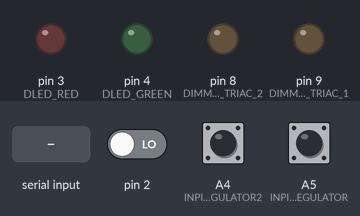
This sketch was run on a simulated Arduino Uno, built for the host (arithmetic inside an expression is 32-bit, double 64-bit). On the bench: output pins drawn as LEDs (lit = HIGH). The inputs (shaded band) are chosen by the test bench; at power-on: pin 2 LOW, A4 (INPIN_REGULATOR2) HIGH, A5 (INPIN_REGULATOR) HIGH. What the sketch prints to the serial monitor is not drawn.

Above: at 1.2 s.
1.3 s: pin 2 driven HIGH
At 1.9 s:
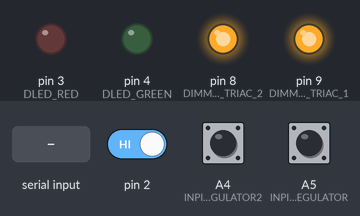
2.8 s: "status:\n" received over Serial
4.3 s: "Dimmer1:\n" received over Serial
Timing chart, 0 to 7.3 s (numbered marks = the images above; inputs shaded):
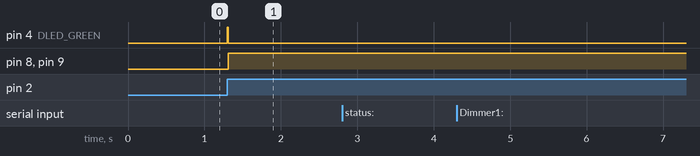

The sketch:

Atmega328_two_dimmer_mini_v0.5.ino
```cpp
/*Code for Wifi two triac 2 amps mini board
The Board has two Triacs both dimmable using this code

This code is for Atmega328p
Firmware Version: 0.5
Hardware Version: 0.1

Code Edited By :Naren N Nayak
Date: 07/12/2017
Last Edited By:Karthik B
Date: 14/3/19

*/


#include <TimerOne.h>

//Relay no.
#define DIMMABLE_TRIAC_2     8 //Gpio 8
#define DIMMABLE_TRIAC_1     9 //Gpio 9


/*Dual colour LED*/
#define DLED_RED   3
#define DLED_GREEN 4
/* ZCD */

#define ZCD_INT 0  //Arduino GPIO2
#define Dimmer_width 115

/*I/P Switch*/

#define INPIN_REGULATOR A5  // input pin (push button)
#define INPIN_REGULATOR2 A4  // input pin (push button)
#define HUMANPRESSDELAY 50 // the delay in ms untill the press should be handled as a normal push by human. Button debounce.

unsigned long count_regulator = 0; //Button press time counter
unsigned long dimval = 0; //Button press time counter
int button_press_flag =1;
byte tarBrightness = 0;
byte curBrightness = 0;

unsigned long count_regulator2 = 0; //Button press time counter
unsigned long dimval2 = 0; //Button press time counter
int button_press_flag2 =1;
byte tarBrightness2 = 0;
byte curBrightness2 = 0;

/*Serial Data variables*/
String serialReceived;
String Dimmer_value_temp_two;
String Dimmer_value_temp_one;

String Dimmer_value_one;
String Dimmer_value_two;

String regulator_value_temp_one;
String regulator_value_temp_two;
/*POT Variable */
String regulator_value_one;
String regulator_value_two;

/*ZCD Variables */
int freqStep = 85;//75*5 as prescalar is 16 for 80MHZ
volatile int dim_value_one = 0;
volatile int dim_value_two = 0;
int dimming_one = 115;
int dimming_two = 115;
volatile boolean zero_cross_one = 0;
volatile boolean zero_cross_two = 0;

volatile int int_regulator_one=0;
volatile int int_regulator_two=0;

volatile int int_regulator_temp_one;
volatile int int_regulator_temp_two;

volatile int i=1;
/*Flags for Dimmer virtual switch concept */
volatile boolean dimmer_value_changed_one =false;
volatile boolean dimmer_value_changed_two =false;

volatile boolean regulator_value_changed_one =false;
volatile boolean regulator_value_changed_two =false;

volatile boolean dimmer_status =false;
int dimvalue_one;
int dimvalue_two;


void setup() {

  Serial.begin(115200);
  Serial.println("WiFi-2A-Dimmer");
  pinMode(DIMMABLE_TRIAC_2, OUTPUT); //relay1 output
  pinMode(DIMMABLE_TRIAC_1, OUTPUT); //Dimmer output

  pinMode(DLED_RED, OUTPUT);
  pinMode(DLED_GREEN, OUTPUT);

  attachInterrupt(ZCD_INT, zero_cross_detect, CHANGE);    // Attach an Interupt to Pin 2 (interupt 0) for Zero Cross Detection
  Timer1.initialize(freqStep);                      // Initialize TimerOne library for the freq we need
  Timer1.attachInterrupt(dim_check, freqStep);


}


void btn_handle()
{
if(count_regulator<=9)
{
  count_regulator=0;
  tarBrightness =count_regulator;
}

if(!digitalRead(INPIN_REGULATOR))
{
  if(button_press_flag ==1)
{
button_press_flag =0;
if(count_regulator<=9)
{
tarBrightness =count_regulator+10;
count_regulator=count_regulator+10;
}
else
{
count_regulator=count_regulator+10;
tarBrightness =count_regulator;
}
if(count_regulator<=90)
     {
      //Serial.print("Reg VAL:");
      //Serial.println(count_regulator);
      int_regulator_one = count_regulator;
     }
     else if(count_regulator<=100 && count_regulator >90 )
     {
      dimval = count_regulator -1;
      //Serial.print("Reg VAL:");
      //Serial.println(dimval);
      int_regulator_one = dimval;
     }
     else
     {
      count_regulator=0;
      //Serial.print("Reg VAL:");
      //Serial.println(count_regulator);
      int_regulator_one = count_regulator;
     }
}
}
else
{
  button_press_flag =1;
  if (count_regulator > 1 && count_regulator < HUMANPRESSDELAY/5)
    {
    if(count_regulator<=99)
     {
      //Serial.println(count_regulator);
     }
     else
     {
      count_regulator=0;
     }
    }
}
/*####*/
if(count_regulator2<=9)
{
  count_regulator2=0;
  tarBrightness2 =count_regulator2;
}

if(!digitalRead(INPIN_REGULATOR2))
{
  if(button_press_flag2 ==1)
{
button_press_flag2 =0;
if(count_regulator2<=9)
{
tarBrightness2 =count_regulator2+10;
count_regulator2=count_regulator2+10;
}
else
{
count_regulator2=count_regulator2+10;
tarBrightness2 =count_regulator2;
}
if(count_regulator2<=90)
     {
      //Serial.print("Reg VAL2:");
      //Serial.println(count_regulator2);
      int_regulator_two = count_regulator2;
     }
     else if(count_regulator2<=100 && count_regulator2 >90 )
     {
      dimval = count_regulator2 -1;
      //Serial.print("Reg VAL2:");
      //Serial.println(dimval2);
      int_regulator_two = dimval2;
     }
     else
     {
      count_regulator2=0;
      //Serial.print("Reg VAL2:");
      //Serial.println(count_regulator2);
      int_regulator_two =count_regulator2;
     }
}
}
else
{
  button_press_flag2 =1;
  if (count_regulator2 > 1 && count_regulator2 < HUMANPRESSDELAY/5)
    {
    if(count_regulator2<=99)
     {
      //Serial.println(count_regulator2);
     }
     else
     {
      count_regulator2=0;
     }
    }
}

}


/*ZCD Interrupt Function*/
void zero_cross_detect()
{
  zero_cross_one = true;               // set the boolean to true to tell our dimming function that a zero cross has occured
  zero_cross_two = true;               // set the boolean to true to tell our dimming function that a zero cross has occured
  dim_value_one = 0;
  dim_value_two = 0;
  digitalWrite(DIMMABLE_TRIAC_1, LOW);      // turn off TRIAC (and AC)
  digitalWrite(DIMMABLE_TRIAC_2, LOW);      // turn off TRIAC (and AC)

  digitalWrite(DLED_GREEN, HIGH);
}

/*Timer Interrupt Function used to trigger the triac for Dimming*/
void dim_check()
{
  /*For Dimmer */
  if (zero_cross_one == true)
  {
    if (dim_value_one >= dimming_one)
    {
      digitalWrite(DIMMABLE_TRIAC_1, HIGH); // turn on Triac
      digitalWrite(DLED_GREEN, LOW);
      dim_value_one = 0; // reset time step counter
      zero_cross_one = false; //reset zero cross detection
    }
    else
    {
      dim_value_one++; // increment time step counter
    }
  }


  if (zero_cross_two == true)
  {
    if (dim_value_two >= dimming_two)
    {
      digitalWrite(DIMMABLE_TRIAC_2, HIGH); // turn on Triac
      digitalWrite(DLED_GREEN, LOW);
      dim_value_two = 0; // reset time step counter
      zero_cross_two = false; //reset zero cross detection
    }
    else
    {
      dim_value_two++; // increment time step counter
    }
  }


}


void loop()
{
   btn_handle();

   i++;

   if(i>=100)
   {
    regulator_value_temp_one="Dimmer1:"+String((int_regulator_one));
    regulator_value_temp_two="Dimmer2:"+String((int_regulator_two));
    i=0;
   }


/*############### Flag setting for Dimmable Triac one through Pot ###############*/

  if(regulator_value_temp_one!=regulator_value_one)
  {
    regulator_value_one=regulator_value_temp_one;
    regulator_value_changed_one =true;
  }
  else
  {
    regulator_value_changed_one =false;
  }

/*############### Flag setting for Dimmable Triac two through Pot ###############*/

  if(regulator_value_temp_two!=regulator_value_two)
  {
    regulator_value_two=regulator_value_temp_two;
    regulator_value_changed_two =true;
  }
  else
  {
    regulator_value_changed_two =false;
  }


/*############### Uart Data ###########################*/

  if (Serial.available() > 0)
  {   // is a character available

    serialReceived = Serial.readStringUntil('\n');

    if (serialReceived.substring(0, 7) == "status:")
    {
      dimmer_status = true;
    }

    if (serialReceived.substring(0, 8) == "Dimmer1:")
    {
      Dimmer_value_temp_one = serialReceived;
    }

    if (serialReceived.substring(0, 8) == "Dimmer2:")
    {
      Dimmer_value_temp_two = serialReceived;
    }

  }

/*################## Flag setting for Dimmable Triac one through uart ##################################*/

  if( Dimmer_value_temp_one!=Dimmer_value_one)
  {
    Dimmer_value_one=Dimmer_value_temp_one;
    dimmer_value_changed_one =true;
  }
  else
  {
    dimmer_value_changed_one =false;
  }

/*################## Flag setting for Dimmable Triac two through uart ##################################*/

  if( Dimmer_value_temp_two!=Dimmer_value_two)
  {
    Dimmer_value_two=Dimmer_value_temp_two;
    dimmer_value_changed_two =true;
  }
  else
  {
    dimmer_value_changed_two =false;
  }


/*####################### Dimmable Triac one ##################################*/

  if (Dimmer_value_one.substring(0, 8) == "Dimmer1:" && dimmer_value_changed_one == true )
  {
    dimming_one = Dimmer_width - Dimmer_value_one.substring(8, 10).toInt();
    delay(5);
    Serial.println("Uart value to "+Dimmer_value_one);
    dimvalue_one = Dimmer_value_one.substring(8, 10).toInt();
  }

  if (regulator_value_one.substring(0, 8) == "Dimmer1:" && regulator_value_changed_one == true )
  {
    dimming_one = Dimmer_width - regulator_value_one.substring(8, 10).toInt();
    delay(5);
    Serial.println("Regulator value to "+regulator_value_one);
    dimvalue_one = regulator_value_one.substring(8, 10).toInt();
  }


/*####################### Dimmable Triac two ##################################*/

    if (Dimmer_value_two.substring(0, 8) == "Dimmer2:" && dimmer_value_changed_two == true )
  {
    dimming_two = Dimmer_width - Dimmer_value_two.substring(8, 10).toInt();
    delay(5);
    Serial.println("Uart value to "+Dimmer_value_two);
    dimvalue_two = Dimmer_value_two.substring(8, 10).toInt();
  }

  if (regulator_value_two.substring(0, 8) == "Dimmer2:" && regulator_value_changed_two == true )
  {
    dimming_two = Dimmer_width - regulator_value_two.substring(8, 10).toInt();
    delay(5);
    Serial.println("Regulator value to "+regulator_value_two);
    dimvalue_two = regulator_value_two.substring(8, 10).toInt();
  }


/*#########################################################################*/


if (dimmer_status == true)
  {
   dim_status();
   dimmer_status = false;

  }
}

void dim_status()
{
//to add 0 so that string matches channel of triac D:10xxx
  if(dimvalue_one>=10 && dimvalue_two>=10)
  {
   Serial.println("D:"+String(dimvalue_one)+","+String(dimvalue_two));
  }
  else if(dimvalue_one<10 && dimvalue_two>=10) //to add 0 so that string matches channel of triac D01xxx
  {
   Serial.println("D:0"+String(dimvalue_one)+","+String(dimvalue_two));
  }
   else if(dimvalue_one>=10 &&  dimvalue_two<10) //to add 0 so that string matches channel of triac D01xxx
  {
   Serial.println("D:"+String(dimvalue_one)+",0"+String(dimvalue_two));
  }
    else //to add 0 so that string matches channel of triac D01xxx
  {
   Serial.println("D:0"+String(dimvalue_one)+",0"+String(dimvalue_two));
  }

}
```

Measured:
- after the input at 1.3 s, pin 4 (DLED_GREEN): LOW → HIGH at once, → LOW 0.01 s later; pin 8 (DIMMABLE_TRIAC_2), pin 9 (DIMMABLE_TRIAC_1): LOW → HIGH at once
- after the input at 2.8 s, every drawn part: stays the same
- after the input at 4.3 s, every drawn part: stays the same
